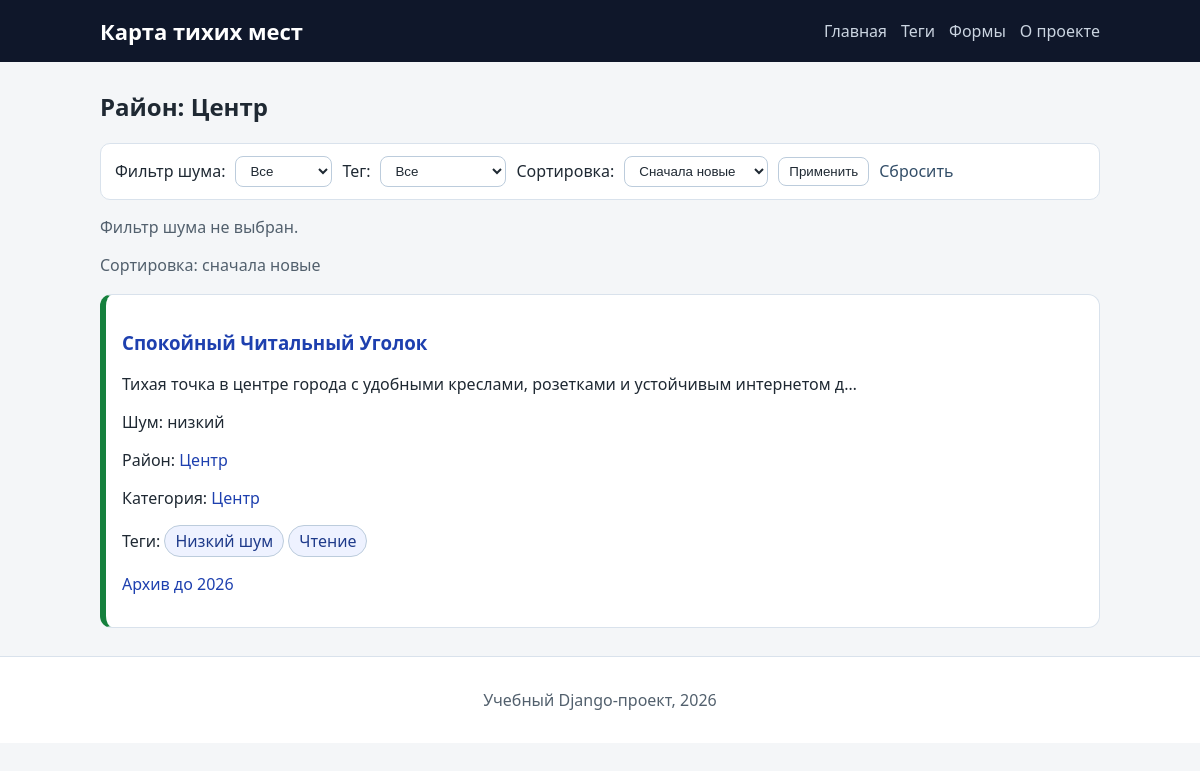
/areas/center/, run on the app's committed database.
### spots/models.py (models this page shows, shortened)
class Spot(models.Model):
    class NoiseLevel(models.IntegerChoices):
        LOW = 1, "Низкий"
        MEDIUM = 2, "Средний"
        HIGH = 3, "Высокий"
    class PublicationStatus(models.IntegerChoices):
        DRAFT = 0, "Черновик"
        PUBLISHED = 1, "Опубликовано"
    title = models.CharField(max_length=255, verbose_name="Название места")
    slug = models.SlugField(max_length=255, unique=True, db_index=True)
    content = models.TextField(blank=True, verbose_name="Описание")
    photo = models.ImageField(
        upload_to=spot_photo_upload_to,
        blank=True,
        null=True,
        verbose_name="Фотография",
    )
    area = models.CharField(max_length=120, verbose_name="Район")
    area_slug = models.SlugField(max_length=120, db_index=True)
    category = models.ForeignKey(
        Category,
        on_delete=models.PROTECT,
        related_name="spots",
        verbose_name="Категория",
    )
    noise_level = models.PositiveSmallIntegerField(
        choices=NoiseLevel.choices,
        default=NoiseLevel.MEDIUM,
        verbose_name="Уровень шума",
    )
    time_create = models.DateTimeField(auto_now_add=True, verbose_name="Создано")
    time_update = models.DateTimeField(auto_now=True, verbose_name="Обновлено")
    status = models.PositiveSmallIntegerField(
        choices=PublicationStatus.choices,
        default=PublicationStatus.PUBLISHED,
        db_index=True,
        verbose_name="Статус публикации",
    )
    tags = models.ManyToManyField(
        Tag,
        blank=True,
        related_name="spots",
        verbose_name="Теги",
    )
    objects = models.Manager()
    published = PublishedSpotManager()
    class Meta:
        verbose_name = "Тихое место"
        verbose_name_plural = "Тихие места"
        ordering = ["-time_create"]
        indexes = [
            models.Index(fields=["-time_create"]),
            models.Index(fields=["status"]),
            models.Index(fields=["area_slug"]),
        ]
    def get_absolute_url(self):
        return reverse("spot_detail", kwargs={"spot_slug": self.slug})

class Category(models.Model):
    name = models.CharField(max_length=100, db_index=True, verbose_name="Категория")
    slug = models.SlugField(max_length=120, unique=True, db_index=True)
    class Meta:
        verbose_name = "Категория"
        verbose_name_plural = "Категории"
        ordering = ["name"]
    def get_absolute_url(self):
        return reverse("category", kwargs={"category_slug": self.slug})

class Tag(models.Model):
    name = models.CharField(max_length=80, db_index=True, verbose_name="Тег")
    slug = models.SlugField(max_length=120, unique=True, db_index=True)
    class Meta:
        verbose_name = "Тег"
        verbose_name_plural = "Теги"
        ordering = ["name"]
    def get_absolute_url(self):
        return reverse("tag", kwargs={"tag_slug": self.slug})

### spots/views.py (the view)
# urls.py: path("areas/<slug:area_slug>/", views.area, name="area"),
def area(request, area_slug: str):
    area_spots = (
        Spot.published.filter(area_slug=area_slug)
        .select_related("category")
        .prefetch_related("tags", "detail")
    )
    if not area_spots.exists():
        raise Http404("Район не найден")
    noise_filter = request.GET.get("noise")
    if noise_filter not in NOISE_QUERY_MAP:
        noise_filter = ""
    tag_filter = request.GET.get("tag", "").strip()
    sort_filter = request.GET.get("sort", "new")
    if sort_filter not in SORT_QUERY_MAP:
        sort_filter = "new"
    filtered_spots = area_spots
    if noise_filter:
        filtered_spots = filtered_spots.filter(noise_level=NOISE_QUERY_MAP[noise_filter])
    if tag_filter:
        filtered_spots = filtered_spots.filter(tags__slug=tag_filter)
    filtered_spots = filtered_spots.order_by(*SORT_QUERY_MAP[sort_filter]).distinct()
    area_name = area_spots.values_list("area", flat=True).first()
    data = build_base_context(f"Район: {area_name}")
    data["spots"] = filtered_spots
    data["area"] = area_name
    data["area_slug"] = area_slug
    data["area_tags"] = (
        Tag.objects.filter(spots__area_slug=area_slug)
        .annotate(total=Count("spots"))
        .order_by("name")
        .distinct()
    )
    data["filters"] = {
        "noise": noise_filter,
        "tag": tag_filter,
        "tag_name": (
            Tag.objects.filter(slug=tag_filter).values_list("name", flat=True).first()
            if tag_filter
            else ""
        ),
        "sort": sort_filter,
        "sort_label": SORT_LABEL_MAP[sort_filter],
    }
    return render(request, "spots/area.html", data)

### spots/converters.py (called while the page is built)
    def to_url(self, value):
        return "%04d" % value

### spots/data.py (called while the page is built)
def build_base_context(title: str) -> dict:
    return {
        "title": title,
        "menu": MENU,
        "current_year": get_current_year(),
    }

def get_current_year() -> int:
    return datetime.now().year

### spots/models.py (called while the page is built)
    def get_queryset(self):
        return super().get_queryset().filter(
            status=Spot.PublicationStatus.PUBLISHED
        )

### spots/templatetags/spots_tags.py (called while the page is built)
@register.simple_tag
def noise_badge(level: str) -> str:
    labels = {
        Spot.NoiseLevel.LOW: "низкий",
        Spot.NoiseLevel.MEDIUM: "средний",
        Spot.NoiseLevel.HIGH: "высокий",
        "low": "низкий",
        "medium": "средний",
        "high": "высокий",
    }
    return labels.get(level, "неизвестный")

@register.filter
def noise_class(level: str) -> str:
    classes = {
        Spot.NoiseLevel.LOW: "noise-low",
        Spot.NoiseLevel.MEDIUM: "noise-medium",
        Spot.NoiseLevel.HIGH: "noise-high",
        "low": "noise-low",
        "medium": "noise-medium",
        "high": "noise-high",
    }
    return classes.get(level, "noise-unknown")

### spots/templates/spots/area.html (shortened to what this page needs)
{% extends "spots/base.html" %}
{% load spots_tags %}
{% block content %}
    <h2>{{ title }}</h2>
    <form method="get" class="filters-form">
        <label for="noise">Фильтр шума:</label>
        <select id="noise" name="noise">
            <option value="" {% if not filters.noise %}selected{% endif %}>Все</option>
        </select>
        <label for="tag">Тег:</label>
        <select id="tag" name="tag">
            <option value="" {% if not filters.tag %}selected{% endif %}>Все</option>
        </select>
        <label for="sort">Сортировка:</label>
        <select id="sort" name="sort">
            <option value="new" {% if filters.sort == "new" %}selected{% endif %}>Сначала новые</option>
        </select>
        <button type="submit">Применить</button>
        <a href="{% url 'area' area_slug %}" class="reset-link">Сбросить</a>
    </form>
    {% if filters.noise %}
        <p class="muted">Активный фильтр шума: {% noise_badge filters.noise %}</p>
    {% else %}
        <p class="muted">Фильтр шума не выбран.</p>
    {% endif %}
    <p class="muted">Сортировка: {{ filters.sort_label }}</p>
    <ul class="cards">
        {% for spot in spots %}
            {% include "spots/includes/spot_card.html" with spot=spot %}
        {% empty %}
            <li class="card">По этому фильтру мест нет.</li>
        {% endfor %}
    </ul>
{% endblock %}

### spots/templates/spots/includes/spot_card.html (shortened to what this page needs)
{% load spots_tags %}
<li class="card {{ spot.noise_level|noise_class }}">
    <h3><a href="{{ spot.get_absolute_url }}">{{ spot.title|title }}</a></h3>
    <p>{{ spot.content|truncatechars:85 }}</p>
    <p>Шум: {% noise_badge spot.noise_level %}</p>
    <p>Район: <a href="{% url 'area' spot.area_slug %}">{{ spot.area }}</a></p>
    <p>Категория: <a href="{{ spot.category.get_absolute_url }}">{{ spot.category.name }}</a></p>
    {% with spot_tags=spot.tags.all %}
        {% if spot_tags %}
            <p class="tag-list">
                Теги:
                {% for tag in spot_tags %}
                    <a class="tag-chip" href="{{ tag.get_absolute_url }}">{{ tag.name }}</a>
                {% endfor %}
            </p>
        {% endif %}
    {% endwith %}
    <p><a href="{% url 'archive' spot.time_create.year %}">Архив до {{ spot.time_create|date:"Y" }}</a></p>
</li>

### spots/static/spots/css/style.css (style rules this page uses)
* { box-sizing: border-box; }
body { margin: 0; font-family: "Segoe UI", Tahoma, sans-serif; background: #f4f6f8; color: #1f2933; }
a { color: #1e40af; text-decoration: none; }
.cards { list-style: none; margin: 18px 0 0; padding: 0; display: grid; grid-template-columns: repeat(auto-fit, minmax(260px, 1fr)); gap: 14px; }
.card, .spot-card { background: #ffffff; border-radius: 12px; padding: 16px; border: 1px solid #d9e2ec; }
.noise-low { border-left: 6px solid #15803d; }
.muted { color: #52606d; }
.filters-form { display: flex; flex-wrap: wrap; align-items: center; gap: 10px; margin: 14px 0; padding: 12px 14px; background: #ffffff; border: 1px solid #d9e2ec; border-radius: 10px; }
.filters-form select, .filters-form input, .filters-form button { padding: 6px 10px; border-radius: 8px; border: 1px solid #bcccdc; background: #ffffff; color: #1f2933; }
.filters-form button { cursor: pointer; }
.reset-link { color: #334e68; }
.tag-list { margin-top: 8px; }
.tag-chip { display: inline-block; border: 1px solid #bcccdc; border-radius: 999px; padding: 4px 10px; color: #1e3a8a; background: #eef2ff; }

### data on the page
Spot: title "Спокойный Читальный Уголок", content "Тихая точка в центре города с удобными креслами, розетками и устойчивым интернетом д…", noise_level "низкий", area "Центр", category.name "Центр", time_create "2026"
Tag: name "Низкий шум"
Tag: name "Чтение"

### other printed values
{{ item.title }} "Главная" "Теги" "Формы" "О проекте"
{{ title }} "Район: Центр"
{{ filters.sort_label }} "сначала новые"
{{ current_year }} "2026"
